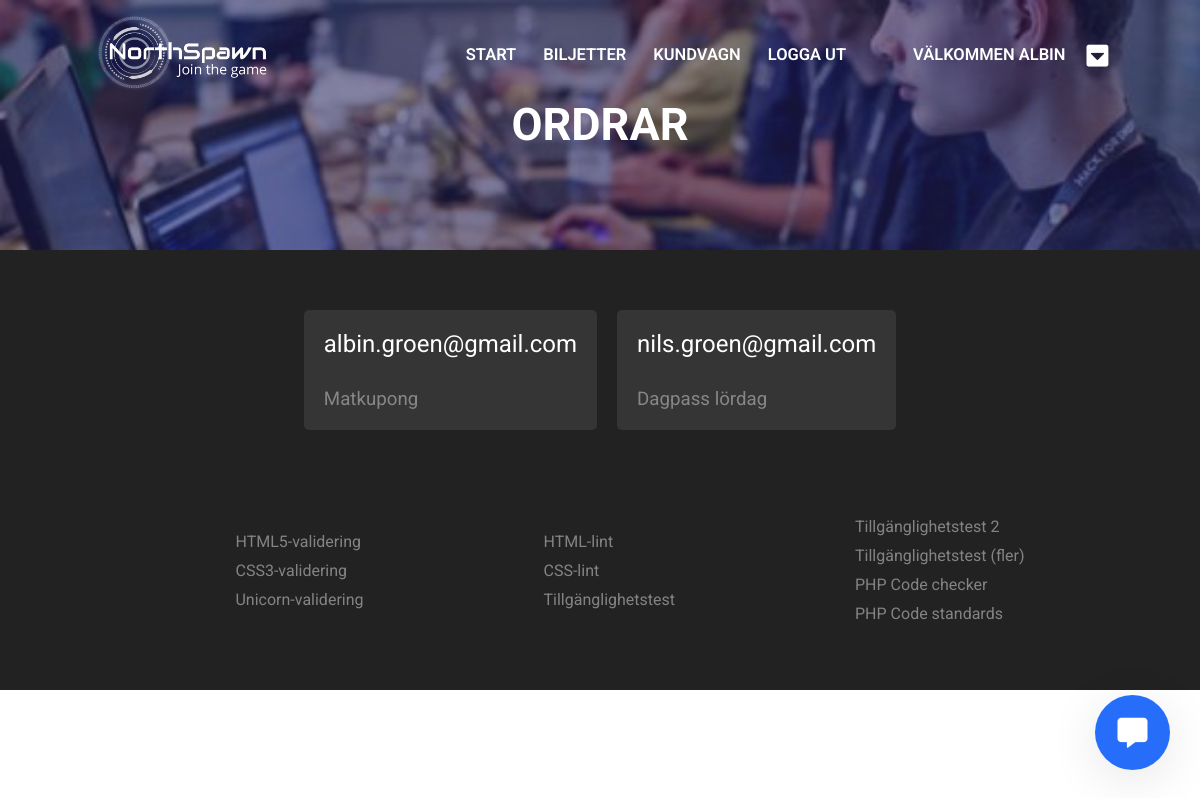
Page /index.php?pageid=orders (signed in) on the committed database.
### tables this page shows
CREATE TABLE users (user_id INTEGER PRIMARY KEY AUTOINCREMENT UNIQUE NOT NULL, user_firstName VARCHAR NOT NULL, user_lastName VARCHAR NOT NULL, user_email VARCHAR UNIQUE, user_password NOT NULL, admin BOOLEAN DEFAULT FALSE NOT NULL);

CREATE TABLE products (product_id INTEGER PRIMARY KEY AUTOINCREMENT NOT NULL UNIQUE, product_name VARCHAR UNIQUE NOT NULL, product_cost INTEGER, product_stock INTEGER, product_desc VARCHAR);

### index.php (the view, shortened to what this page needs)
<?php
  $db = new PDO("sqlite:Northspawn.db");
  if(!empty($_SESSION['user'])){
    $user_email = $_SESSION['user'];
    $stmt = $db->prepare("SELECT user_firstName FROM users WHERE user_email = '{$user_email}'");
    $stmt->execute();
    $user = $stmt->fetch();
    $displayUser = $user[0];
  } else {
    $user_email = null;
    $displayUser = null;
  }
	if(empty($_GET['pageid']))
	{
    $pageid = "landing";
	}
	else
	{
    $pageid = htmlspecialchars($_GET['pageid']);
  }
  require("incs/header/header.php");
  require("pages/{$pageid}/{$pageid}.php");
  require("incs/footer/footer.php");
  ?>
  <head>
    <link rel="stylesheet" href="https://use.fontawesome.com/releases/v5.0.12/css/solid.css">
    <link rel="stylesheet" href="https://use.fontawesome.com/releases/v5.0.12/css/fontawesome.css">
  </head>
  <div onClick="openWindow()" id="chatWindowBtn"><i class="fas fa-comment-alt"></i></div>

### incs/header/header.php (shortened to what this page needs)
<?php
  if(!isset($_GET['pageid'])){
    $title = "Lan. E-sport. Gaming. Hackathon. Expo. Välkommen till Northspawn";
    $header = "700";
  } elseif ($_GET['pageid'] === 'landing') {
    $title = "Lan. E-sport. Gaming. Hackathon. Expo. Välkommen till Northspawn";
    $header = "700";
  } elseif ($_GET['pageid'] === 'login') {
    $title = "Logga in på Northspawn";
    $header = "350";
  } elseif ($_GET['pageid'] === 'register') {
    $title = "Registrera hos Northspawn";
    $header = "350";
  }  elseif ($_GET['pageid'] === 'feedback') {
    $title = "Northspawn - feedback";
    $header = "350";
  } elseif ($_GET['pageid'] === 'products') {
    $title = "Välj en produkt i shopen";
    $header = "350";
  } elseif ($_GET['pageid'] === 'cart') {
    $title = "Kundvagn";
    $header = "350";
  } elseif ($_GET['pageid'] === 'orders') {
    $title = "Ordrar";
    $header = "250";
  } elseif ($_GET['pageid'] === 'products') {
    $title = "Northspawn - Biljetter";
    $header = "250";
  } elseif ($_GET['pageid'] === 'checkout') {
    $title = "Northspawn - Köp genomfört";
    $header = "300";
  }
?>
<!DOCTYPE html>
<html lang="sv">
<head>
</head>
<body>
<nav>
  <ul>
    <div class="left">
      <a href="index.php">
        <img class="logo" src="./imgs/logo_jointhegame_vit.png" alt="Logotyp">
      </a>
    </div>
    <div class="right" >
      <li><a href="index.php">Start</a></li>
      <li><a href="index.php?pageid=products">Biljetter</a></li>
    <?php
      if(!empty($_SESSION['user'])){
        echo <<<MESSAGE
        <li><a href="index.php?pageid=cart">Kundvagn</a></li>
        <li><a href="index.php?pageid=landing&logout=true">Logga ut</a></li>
        <li class="message" ><a href="">Välkommen {$displayUser}</a></li>
MESSAGE;
        if(!empty($_SESSION['admin'])){
          if($_SESSION['admin'] === 'TRUE'){
            echo <<<EXTRA
            <li><i id="menuBtn" class="fas fa-caret-square-down"></i></li>
            <li><i id="closeBtn" class="fas fa-minus-square"></i></li>
            <div id="menu">
              <ul>
                <li><a href=index.php?pageid=orders>Se ordrar</a></li>
                <li><a href="index.php?pageid=register">Lägg till nyhet</a></li>
                <li><a href="index.php?pageid=feedback">Se feedback</a></li>
              </ul>
            </div>
EXTRA;
          } else {
            echo "<div class=thumbnail></div>";
          }
        }
      } else {
        echo <<<CONTENT
        <li><a href=index.php?pageid=login>Logga in</a></li>
        <li><a href="index.php?pageid=register">Registrera</a></li>
CONTENT;
      }
    ?>
    </div>
  </ul>
</nav>
<div class="header" style="min-height: <?php echo $header; ?>px" >
  <h1><?php echo $title; ?></h1>
</div>

### pages/orders/orders.php (shortened to what this page needs)
<?php
  $stmtFindOrders = $db->prepare("SELECT * FROM users JOIN orders ON users.user_id = orders.user_id JOIN productsOrders ON orders.order_id = productsOrders.order_id JOIN products ON productsOrders.product_id = products.product_id");
  $stmtFindOrders->execute();
?>
<?php
  if(!empty($_SESSION['user'])){
    if($_SESSION['admin'] === 'TRUE'){
      echo "<div class=order-wrapper>";
      echo "<div class=order>";
      while($order = $stmtFindOrders->fetch()){
        echo <<<ORDERS
        <div class="orderItem">
          <h2>{$order['user_email']}</h2>
          <h3>{$order['product_name']}</h3>
        </div>
ORDERS;
      }
      echo "</div>";
      echo "</div>";
    } else {
      echo "Du har inte tillgång till denna sida. Du måste vara <strong>administratör</strong>.";
    }
  } else {
    echo "Du måste <a href=index.php?pageid=login>logga in</a> och vara <strong>administratör</strong> för att kunna se denna sida";
  }
?>

### rows in the picture
users: user_firstName "ALBIN", user_email "albin.groen@gmail.com", products.product_name "Matkupong"
users: user_email "nils.groen@gmail.com", products.product_name "Dagpass lördag"

### other values in the picture
$title "ORDRAR"
